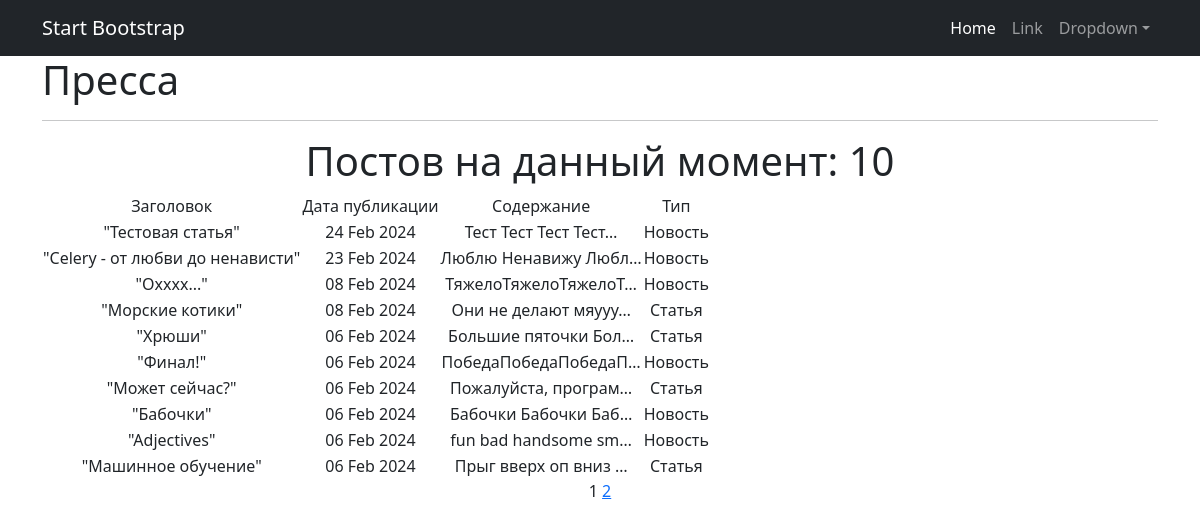
/posts/, run on an earlier commit of the app's database.
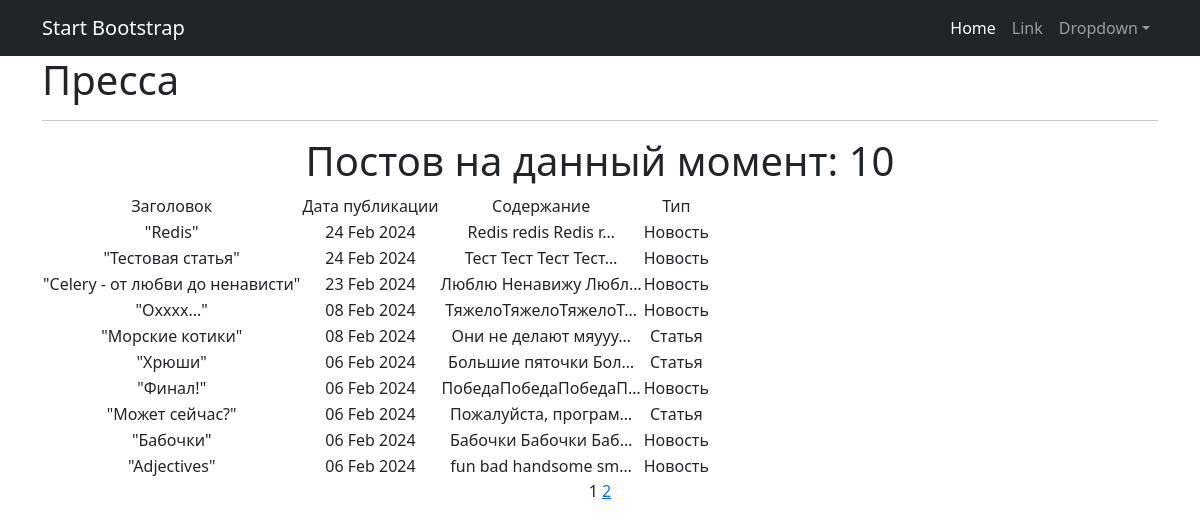
And on a later commit of the database.
### news/models.py (models this page shows, shortened)
class Post(models.Model):
    article = "AR"
    news = "NE"
    POSITIONS = [
        (article, "Статья"),
        (news, "Новость"),
    ]
    time_in = models.DateTimeField(auto_now_add=True)
    type_of_post = models.CharField(max_length=2,
                                    choices=POSITIONS,
                                    default=news
                                    )
    heading = models.CharField(max_length=30)
    text_of_post = models.TextField(max_length=2000)
    rating = models.FloatField(default=0.0)
    author = models.ForeignKey(Author, on_delete=models.CASCADE)
    category = models.ManyToManyField(Category, through='PostCategory')

### news/views.py (the view)
# urls.py: path('', PostList.as_view(), name='posts_list'),
class PostList(ListView):
    model = Post
    ordering = '-time_in'
    template_name = 'posts_info/posts.html'
    context_object_name = 'posts'
    paginate_by = 10

### news/templatetags/custom_filters.py (called while the page is built)
@register.filter()
def censor(text):
    text_list = text.split()
    censored_text_list = []
    bad_words = ['поездка', 'стоимость']
    for word in text_list:
        clean_word = ''.join(c for c in word if c not in string.punctuation)
        if clean_word.lower() in bad_words:
            censored_word = clean_word[0] + (len(clean_word) - 1) * '*'
            censored_text_list.append(word.replace(clean_word, censored_word))
        else:
            censored_text_list.append(word)
    return ' '.join(censored_text_list)

### news/templatetags/custom_tags.py (called while the page is built)
@register.simple_tag(takes_context=True)
def url_replace(context, **kwargs):
    d = context['request'].GET.copy()
    for k, v in kwargs.items():
        d[k] = v
    return d.urlencode()

### templates/posts_info/posts.html (shortened to what this page needs)
{% extends 'default.html' %}
{% load custom_filters %}
{% load custom_tags %}
{% block content %}
    <div align="left" >
        <h1>
            Пресса
        </h1>
    </div>
    <hr>
    {% if posts %}
        <h1>Постов на данный момент: {{ posts|length }}</h1>
        <table>
            <tr>
                <td>Заголовок</td>
                <td>Дата публикации</td>
                <td>Содержание</td>
                <td>Тип</td>
            </tr>
            {% for post in posts %}
                <tr>
                    <td>"{{ post.heading }}"</td>
                    <td>{{ post.time_in|date:'d M Y' }}</td>
                    <td>{{ post.text_of_post|censor|truncatechars:20 }}</td>
                    <td>{{ post.get_type_of_post_display }}</td>
                    <td>
                    </td>
                </tr>
            {% endfor %}
        </table>
    {% else %}
        <h2>Постов нет!</h2>
    {% endif %}
    {{ page_obj.number }}
    {% if page_obj.has_next %}
        <a href="?{% url_replace page=page_obj.next_page_number %}">{{ page_obj.next_page_number }}</a>
    {% endif %}
{% endblock content %}

### templates/default.html (shortened to what this page needs)
<!DOCTYPE html>
<html lang="en">
    <head>
        {% load static %}
         <link href="{% static 'css/styles.css' %}" rel="stylesheet" />
    </head>
    <body>
        <nav class="navbar navbar-expand-lg navbar-dark bg-dark">
            <div class="container">
                <a class="navbar-brand" href="#">Start Bootstrap</a>
                <div class="collapse navbar-collapse" id="navbarSupportedContent">
                    <ul class="navbar-nav ms-auto mb-2 mb-lg-0">
                        <li class="nav-item"><a class="nav-link active" aria-current="page" href="#">Home</a></li>
                        <li class="nav-item"><a class="nav-link" href="#">Link</a></li>
                        <li class="nav-item dropdown">
                            <a class="nav-link dropdown-toggle" id="navbarDropdown" href="#" role="button" data-bs-toggle="dropdown" aria-expanded="false">Dropdown</a>
                        </li>
                    </ul>
                </div>
            </div>
        </nav>
        <div class="container">
            <div class="row">
                <div class="col-lg-12 text-center">
                    {% block content %}
                    {% endblock content %}
                </div>
            </div>
        </div>
    </body>
</html>

What changed in the data, as far as the page shows it:
no longer on this page (row unchanged): Post: heading "Машинное обучение", time_in "06 Feb 2024", text_of_post|censor "Прыг вверх оп вниз …", type_of_post "Статья"
added Post: heading "Redis", time_in "24 Feb 2024", text_of_post|censor "Redis redis Redis r…", type_of_post "Новость"
